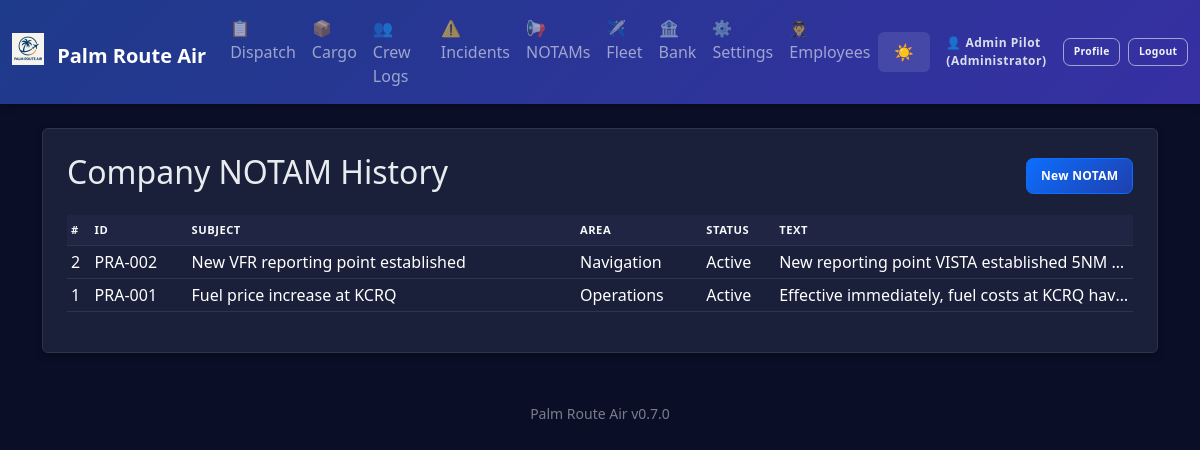
Screenshot of /notams/history (signed in) with the database file from the repository.
### app.py (models this page shows, shortened)
class AppSettings(db.Model):
    id = db.Column(db.Integer, primary_key=True)
    company_name = db.Column(db.String(100), default='Palm Route Air')
    logo_filename = db.Column(db.String(120))  # stored in static/logos/
    difficulty = db.Column(db.String(20), default='Normal')  # Easy, Normal, Hard, Realistic
    realism_fuel_variance = db.Column(db.Float, default=0.05)  # ±5% revenue jitter
    realism_destination_penalty = db.Column(db.Float, default=0.25)  # 25% penalty for missed destination
    currency_symbol = db.Column(db.String(5), default='$')
    distance_unit = db.Column(db.String(10), default='NM')  # NM or KM
    weight_unit = db.Column(db.String(10), default='lbs')  # lbs or kg
    show_workflow_help = db.Column(db.Integer, default=1)  # 1 = show, 0 = hide

class Employee(db.Model):
    id = db.Column(db.Integer, primary_key=True)
    name = db.Column(db.String(100), nullable=False)
    email = db.Column(db.String(120), unique=True)
    role = db.Column(db.String(50), default='Pilot')
    hire_date = db.Column(db.Date, default=datetime.date.today)
    active = db.Column(db.Integer, default=1)
    password_hash = db.Column(db.String(255))

class CompanyNotam(db.Model):
    id = db.Column(db.Integer, primary_key=True)
    notam_id = db.Column(db.String(30))
    subject = db.Column(db.String(100))
    area = db.Column(db.String(50))
    text = db.Column(db.Text)
    status = db.Column(db.String(20))

### app.py (the view)
@app.route('/notams/history')
@login_required
def notams_history():
    notams = CompanyNotam.query.order_by(CompanyNotam.id.desc()).all()
    return render_template('notams_history.html', notams=notams)

### app.py (called while the page is built)
def login_required(f):
    @wraps(f)
    def wrapper(*args, **kwargs):
        if not session.get('employee_id'):
            flash('Login required.', 'error')
            return redirect(url_for('login'))
        return f(*args, **kwargs)
    return wrapper

@app.before_request
def enforce_login_globally():
    public_endpoints = {'login', 'logout', 'static'}
    if request.endpoint in public_endpoints or request.endpoint is None:
        return
    if not session.get('employee_id'):
        return redirect(url_for('login'))

@app.context_processor
def inject_settings():
    try:
        settings = AppSettings.query.first()
        if not settings:
            settings = AppSettings(company_name='Palm Route Air')
    except:
        settings = None
    current_employee = None
    if session.get('employee_id'):
        current_employee = Employee.query.get(session['employee_id'])
    return dict(app_settings=settings, app_version=APP_VERSION, current_employee=current_employee)

### templates/notams_history.html
{% extends 'base.html' %}
{% block content %}
<div class="p-4 bg-white rounded shadow-sm">
  <div class="d-flex justify-content-between align-items-center mb-3">
    <h2>Company NOTAM History</h2>
    <a href="{{ url_for('notams') }}" class="btn btn-primary">New NOTAM</a>
  </div>
  {% if notams %}
  <div class="table-responsive">
    <table class="table table-sm table-hover align-middle">
      <thead class="pra-thead">
        <tr>
          <th>#</th>
          <th>ID</th>
          <th>Subject</th>
          <th>Area</th>
          <th>Status</th>
          <th>Text</th>
        </tr>
      </thead>
      <tbody>
        {% for n in notams %}
        <tr class="clickable-row" onclick="window.location='{{ url_for('notam_detail', id=n.id) }}'">
          <td>{{ n.id }}</td>
          <td>{{ n.notam_id }}</td>
          <td>{{ n.subject }}</td>
          <td>{{ n.area }}</td>
          <td>{{ n.status }}</td>
          <td style="max-width: 260px; white-space: nowrap; overflow: hidden; text-overflow: ellipsis;">{{ n.text }}</td>
        </tr>
        {% endfor %}
      </tbody>
    </table>
  </div>
  {% else %}
  <p class="text-muted">No company NOTAMs saved yet.</p>
  {% endif %}
</div>
{% endblock %}

### templates/base.html (shortened to what this page needs)
<!doctype html>
<html lang="en" data-bs-theme="dark">
  <head>
    <link href="https://cdn.jsdelivr.net/npm/bootstrap@5.3.3/dist/css/bootstrap.min.css" rel="stylesheet">
  </head>
  <body>
    <nav class="navbar navbar-expand-lg navbar-dark mb-4">
      <div class="container-fluid">
        <a class="navbar-brand fw-bold" href="{{ url_for('index') }}">
          {% if app_settings and app_settings.logo_filename %}
            <img src="{{ url_for('static', filename='logos/' + app_settings.logo_filename) }}" height="32" class="me-2" style="vertical-align: -0.125em;" alt="Logo">
          {% endif %}
          {{ app_settings.company_name if app_settings else 'Palm Route Air' }}
        </a>
        <div class="collapse navbar-collapse" id="navbarNav">
          <ul class="navbar-nav me-auto">
            <li class="nav-item"><a class="nav-link" href="{{ url_for('dispatch_history') }}">📋 Dispatch</a></li>
            <li class="nav-item"><a class="nav-link" href="{{ url_for('cargo_history') }}">📦 Cargo</a></li>
            <li class="nav-item"><a class="nav-link" href="{{ url_for('crew_history') }}">👥 Crew Logs</a></li>
            <li class="nav-item"><a class="nav-link" href="{{ url_for('incident_history') }}">⚠️ Incidents</a></li>
            <li class="nav-item"><a class="nav-link" href="{{ url_for('notams_history') }}">📢 NOTAMs</a></li>
            <li class="nav-item"><a class="nav-link" href="{{ url_for('fleet_history') }}">✈️ Fleet</a></li>
            <li class="nav-item"><a class="nav-link" href="{{ url_for('economy_ledger') }}">🏦 Bank</a></li>
            <li class="nav-item"><a class="nav-link" href="{{ url_for('settings') }}">⚙️ Settings</a></li>
            {% if current_employee and current_employee.role in ['Manager','Administrator'] %}
            <li class="nav-item"><a class="nav-link" href="{{ url_for('employees') }}">🧑‍✈️ Employees</a></li>
            {% endif %}
          </ul>
          <button class="theme-toggle text-white" onclick="toggleTheme()" title="Toggle theme">
            <span id="theme-icon">🌙</span>
          </button>
          <div class="ms-3 d-flex align-items-center auth-actions">
            {% if current_employee %}
              <span class="auth-user-text me-2">👤 {{ current_employee.name }} ({{ current_employee.role }})</span>
              <a href="{{ url_for('profile') }}" class="btn btn-outline-light btn-sm me-2" title="View Profile">Profile</a>
              <a href="{{ url_for('logout') }}" class="btn btn-outline-light btn-sm" title="Logout">Logout</a>
            {% else %}
              <a href="{{ url_for('login') }}" class="btn btn-outline-light btn-sm" title="Employee Login">Login</a>
            {% endif %}
          </div>
        </div>
      </div>
    </nav>
    <main class="container mb-5">
      {% block content %}{% endblock %}
    </main>
    <footer class="container text-center pb-3">
      <small class="text-muted">{{ app_settings.company_name if app_settings else 'Palm Route Air' }} {{ app_version }}</small>
    </footer>
  </body>
</html>

### templates/base.html (style rules this page uses)
:root { --pra-primary: #0d6efd; --pra-secondary: #6c757d; --pra-success: #198754; --pra-danger: #dc3545; --pra-warning: #ffc107; --pra-info: #0dcaf0; --pra-thead-bg-light: #e9ecef; --pra-thead-color-light: #212529; --pra-thead-bg-dark: #1f2542; --pra-thead-color-dark: #f8f9fa; }
[data-bs-theme="dark"] { --bs-body-bg: #0a0e27; --bs-body-color: #e9ecef; --bs-card-bg: #1a1f3a; --bs-border-color: #2d3548; --bs-emphasis-color: #ffffff; }
body { background: var(--bs-body-bg); color: var(--bs-body-color); transition: background-color 0.3s ease, color 0.3s ease; }
.bg-white, .bg-light { background-color: var(--bs-card-bg) !important; border-color: var(--bs-border-color); }
.navbar { background: linear-gradient(135deg, #1e3a8a 0%, #3730a3 100%) !important; box-shadow: 0 2px 8px rgba(0,0,0,0.3); }
[data-bs-theme="dark"] .navbar .btn-outline-light { color: #f8f9fa !important; border-color: rgba(255,255,255,0.5) !important; background-color: transparent !important; }
.auth-actions .btn { transition: background-color .15s, color .15s, border-color .15s; }
.auth-user-text { font-size: .75rem; font-weight: 600; letter-spacing: .5px; opacity: 0.95; }
[data-bs-theme="dark"] .auth-user-text { color: #e2e8f0; }
.card, .shadow-sm, .rounded.shadow-sm { background-color: var(--bs-card-bg); border: 1px solid var(--bs-border-color); box-shadow: 0 2px 8px rgba(0,0,0,0.2) !important; }
.table { --bs-table-bg: transparent; --bs-table-striped-bg: rgba(255,255,255,0.02); --bs-table-hover-bg: rgba(255,255,255,0.04); }
.pra-thead th { font-size: .70rem; text-transform: uppercase; letter-spacing: .5px; font-weight: 600; padding-top: .4rem; padding-bottom: .4rem; border-bottom: 1px solid var(--bs-border-color) !important; }
[data-bs-theme="dark"] .pra-thead th { background-color: var(--pra-thead-bg-dark); color: var(--pra-thead-color-dark); }
.theme-toggle { cursor: pointer; padding: 0.5rem 1rem; border: none; background: rgba(255,255,255,0.1); border-radius: 0.375rem; transition: background 0.2s; }
.clickable-row { cursor: pointer; transition: background-color .15s; }
.text-muted { opacity: 0.7; }
.btn { font-weight: 600; font-size: .75rem; letter-spacing: .3px; border-radius: .45rem; border-width: 1.5px; padding: .50rem .85rem; transition: background-color .15s, color .15s, border-color .15s, box-shadow .15s; }
.btn-sm { padding: .35rem .6rem; font-size: .70rem; }
[data-bs-theme="dark"] .btn-primary { background: linear-gradient(135deg, #0d6efd 0%, #1e40af 100%); border-color: #0d6efd; }
.navbar .btn { font-size: .65rem; padding: .35rem .6rem; }
.navbar .btn-outline-light { font-weight:600; }
[data-bs-theme="dark"] .navbar .btn-outline-light { color:#f1f5f9 !important; border-color: rgba(255,255,255,0.55) !important; }

### rows the page displays
AppSettings: logo_filename (picture), company_name "Palm Route Air"
Employee: name "Admin Pilot", role "Administrator"
CompanyNotam: id "2", notam_id "PRA-002", subject "New VFR reporting point established", area "Navigation", status "Active", text "New reporting point VISTA established 5NM…"
CompanyNotam: id "1", notam_id "PRA-001", subject "Fuel price increase at KCRQ", area "Operations", status "Active", text "Effective immediately, fuel costs at KCRQ hav…"

### other values shown
{{ app_version }} "v0.7.0"
